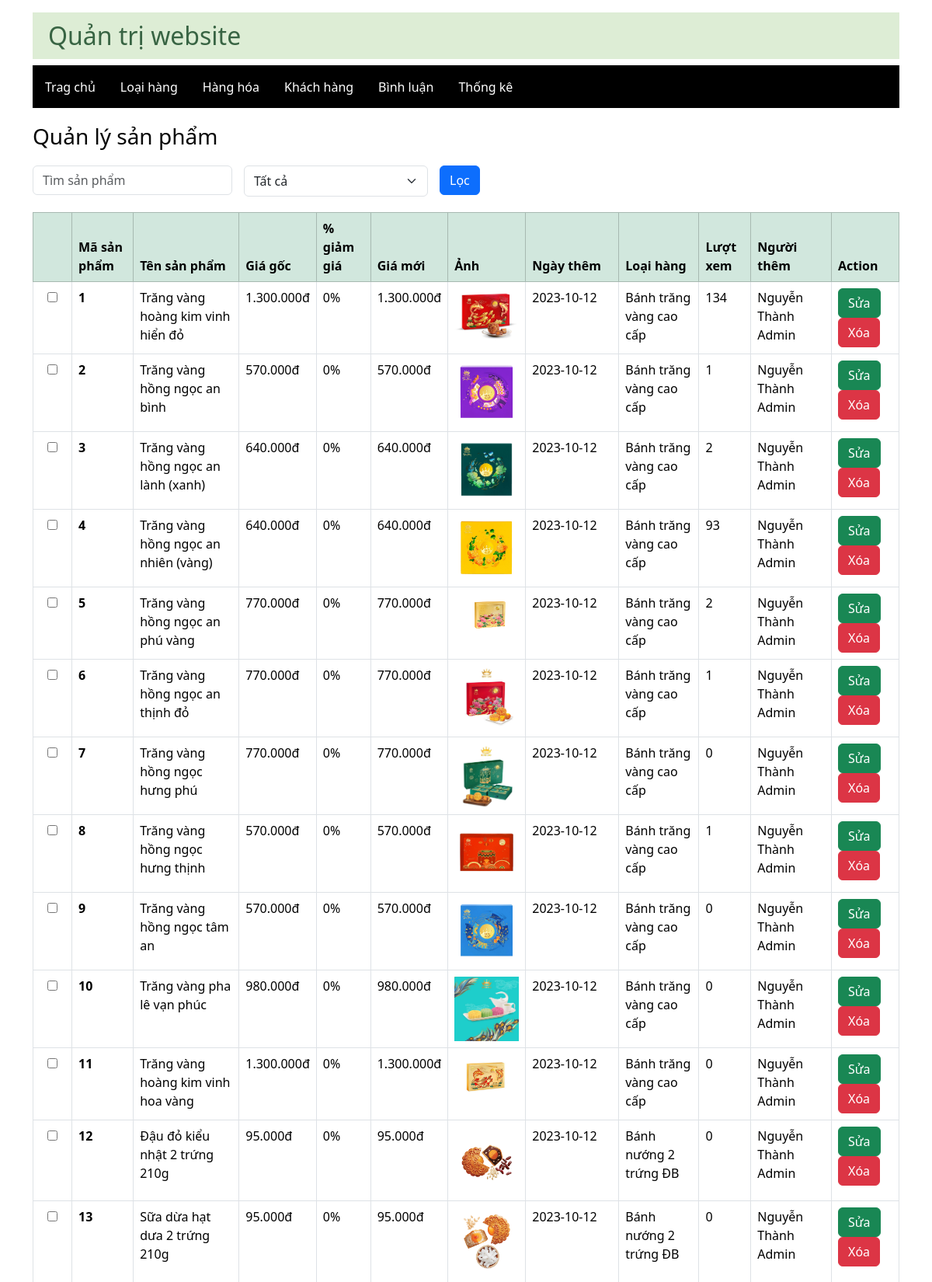
Page /admin/layout.php?action=products (upper part) on the committed database.
### tables this page shows
CREATE TABLE `products` (
  `product_id` int(11) NOT NULL,
  `product_name` varchar(255) NOT NULL,
  `price` float NOT NULL,
  `sale` float NOT NULL,
  `product_image` varchar(255) NOT NULL,
  `create_date` date NOT NULL,
  `description` mediumtext NOT NULL,
  `special` tinyint(1) NOT NULL,
  `view` int(11) DEFAULT 0,
  `category_id` int(11) DEFAULT NULL,
  `user_id` int(11) DEFAULT NULL
);

CREATE TABLE `categories` (
  `category_id` int(11) NOT NULL,
  `category_name` varchar(255) NOT NULL,
  `user_id` int(11) DEFAULT NULL
);

CREATE TABLE `users` (
  `user_id` int(11) NOT NULL,
  `password` varchar(250) NOT NULL,
  `fullname` varchar(50) NOT NULL,
  `status` varchar(50) NOT NULL,
  `user_image` varchar(255) NOT NULL,
  `role` varchar(50) NOT NULL,
  `email` varchar(255) NOT NULL,
  `otp` int(6) NOT NULL
);

### dao/pdo.php (called while the page is built, shortened)
<?php
function pdo_get_connection(){
    $servername = "mysql:host=localhost;dbname=x-shop;charset=utf8";
    $username = "root";
    $password = "";
    try {
      $conn = new PDO($servername, $username, $password);
      $conn->setAttribute(PDO::ATTR_ERRMODE, PDO::ERRMODE_EXCEPTION);
      return $conn;
    } catch(PDOException $e) {
      echo "Lỗi kết nối: " . $e->getMessage();
    }
}
function pdo_query($sql){
    $sql_args = array_slice(func_get_args(), 1);
    try{
        $conn = pdo_get_connection();
        $stmt = $conn->prepare($sql);
        $stmt->execute($sql_args);
        $rows = $stmt->fetchAll();
        return $rows;
    }
    catch(PDOException $e){
        throw $e;
    }
    finally{
        unset($conn);
    }
}
?>

### dao/dao_product.php (called while the page is built, shortened)
<?php
function selectAll($key, $category) {
    $sql = "SELECT * FROM products AS P
    INNER JOIN categories AS C ON P.category_id = C.category_id
    INNER JOIN users AS U ON P.user_id = U.user_id
    WHERE 1";
    $sql .= " ORDER BY P.product_id";
    return pdo_query($sql);
}
?>

### admin/products/product.php (the view, shortened to what this page needs)
<h3>Quản lý sản phẩm</h3>
<form action="layout.php?action=products" class="form-grid" method="post">
  <div class="col-auto">
    <input type="text" name="key" class="form-control" id="autoSizingInput" placeholder="Tìm sản phẩm">
  </div>
  <div class="col-auto">
    <select name="category" class="form-select" id="autoSizingSelect">
      <option value="0" selected>Tất cả</option>
    </select>
  </div>
  <div class="col-auto">
    <button type="submit" name="ok" value="ok" class="btn btn-primary">Lọc</button>
  </div>
</form>
<table class="table table-bordered">
    <thead class="table-success">
      <tr>
        <th scope="col"></th>
        <th scope="col">Mã sản phẩm</th>
        <th scope="col">Tên sản phẩm</th>
        <th scope="col">Giá gốc</th>
        <th scope="col">% giảm giá</th>
        <th scope="col">Giá mới</th>
        <th scope="col">Ảnh</th>
        <th style="width: 120px;" scope="col">Ngày thêm</th>
        <th scope="col">Loại hàng</th>
        <th scope="col">Lượt xem</th>
        <th scope="col">Người thêm</th>
        <th scope="col">Action</th>
      </tr>
    </thead>
    <tbody>
      <?php
        foreach ($list_p as $list){
          extract($list);
          $price_new = $price - ($price * ($sale /100));
          $formattedPrice = number_format($price, 0, ',', '.');
          $formattedprice_new = number_format($price_new, 0, ',', '.');
      ?>
      <tr>
        <td style="width: 50px; text-align: center;"><input type="checkbox" name="" id=""></td>
        <th scope="row"><?=$product_id?></th>
        <td><?=$product_name?></td>
        <td><?=$formattedPrice.'đ'?></td>
        <td><?=$sale.'%'?></td>
        <td><?=$formattedprice_new.'đ'?></td>
        <td class="img"><img src="../uploads/<?=$product_image?>" alt=""></td>
        <td><?=$create_date?></td>
        <td><?=$category_name?></td>
        <td><?=$view?></td>
        <td><?=$fullname?></td>
        <td>
          <a href="layout.php?action=update-product&id=<?=$product_id?>" class="btn btn-success" href="">Sửa</a>
          <a href="layout.php?action=delete-p&id=<?=$product_id?>" class="btn btn-danger" href="">Xóa</a>
        </td>
      </tr>
      <?php } ?>
    </tbody>
</table>

### admin/layout.php (style rules this page uses)
.container h3 { margin-top: 20px; color: #080808; }
.img { width: 100px; }
.img img { width: 100%; }
.form-select { height: 40px; }
.form-grid { display: flex; grid-template-columns: 100px 80px 30px; gap: 15px; margin: 20px 0; }

### rows in the picture
products: product_id "1", product_name "Trăng vàng hoàng kim vinh hiển đỏ", price "1.300.000", sale "0", formattedprice_new "1.300.000", product_image (picture), create_date "2023-10-12", category.category_name "Bánh trăng vàng cao cấp", view "134", user.fullname "Nguyễn Thành Admin"
products: product_id "2", product_name "Trăng vàng hồng ngọc an bình", price "570.000", sale "0", formattedprice_new "570.000", product_image (picture), create_date "2023-10-12", category.category_name "Bánh trăng vàng cao cấp", view "1", user.fullname "Nguyễn Thành Admin"
products: product_id "3", product_name "Trăng vàng hồng ngọc an lành (xanh)", price "640.000", sale "0", formattedprice_new "640.000", product_image (picture), create_date "2023-10-12", category.category_name "Bánh trăng vàng cao cấp", view "2", user.fullname "Nguyễn Thành Admin"
products: product_id "4", product_name "Trăng vàng hồng ngọc an nhiên (vàng)", price "640.000", sale "0", formattedprice_new "640.000", product_image (picture), create_date "2023-10-12", category.category_name "Bánh trăng vàng cao cấp", view "93", user.fullname "Nguyễn Thành Admin"
products: product_id "5", product_name "Trăng vàng hồng ngọc an phú vàng", price "770.000", sale "0", formattedprice_new "770.000", product_image (picture), create_date "2023-10-12", category.category_name "Bánh trăng vàng cao cấp", view "2", user.fullname "Nguyễn Thành Admin"
products: product_id "6", product_name "Trăng vàng hồng ngọc an thịnh đỏ", price "770.000", sale "0", formattedprice_new "770.000", product_image (picture), create_date "2023-10-12", category.category_name "Bánh trăng vàng cao cấp", view "1", user.fullname "Nguyễn Thành Admin"
products: product_id "7", product_name "Trăng vàng hồng ngọc hưng phú", price "770.000", sale "0", formattedprice_new "770.000", product_image (picture), create_date "2023-10-12", category.category_name "Bánh trăng vàng cao cấp", view "0", user.fullname "Nguyễn Thành Admin"
products: product_id "8", product_name "Trăng vàng hồng ngọc hưng thịnh", price "570.000", sale "0", formattedprice_new "570.000", product_image (picture), create_date "2023-10-12", category.category_name "Bánh trăng vàng cao cấp", view "1", user.fullname "Nguyễn Thành Admin"
products: product_id "9", product_name "Trăng vàng hồng ngọc tâm an", price "570.000", sale "0", formattedprice_new "570.000", product_image (picture), create_date "2023-10-12", category.category_name "Bánh trăng vàng cao cấp", view "0", user.fullname "Nguyễn Thành Admin"
products: product_id "10", product_name "Trăng vàng pha lê vạn phúc", price "980.000", sale "0", formattedprice_new "980.000", product_image (picture), create_date "2023-10-12", category.category_name "Bánh trăng vàng cao cấp", view "0", user.fullname "Nguyễn Thành Admin"
products: product_id "11", product_name "Trăng vàng hoàng kim vinh hoa vàng", price "1.300.000", sale "0", formattedprice_new "1.300.000", product_image (picture), create_date "2023-10-12", category.category_name "Bánh trăng vàng cao cấp", view "0", user.fullname "Nguyễn Thành Admin"
products: product_id "12", product_name "Đậu đỏ kiểu nhật 2 trứng 210g", price "95.000", sale "0", formattedprice_new "95.000", product_image (picture), create_date "2023-10-12", category.category_name "Bánh nướng 2 trứng ĐB", view "0", user.fullname "Nguyễn Thành Admin"
products: product_id "13", product_name "Sữa dừa hạt dưa 2 trứng 210g", price "95.000", sale "0", formattedprice_new "95.000", product_image (picture), create_date "2023-10-12", category.category_name "Bánh nướng 2 trứng ĐB", view "0", user.fullname "Nguyễn Thành Admin"
